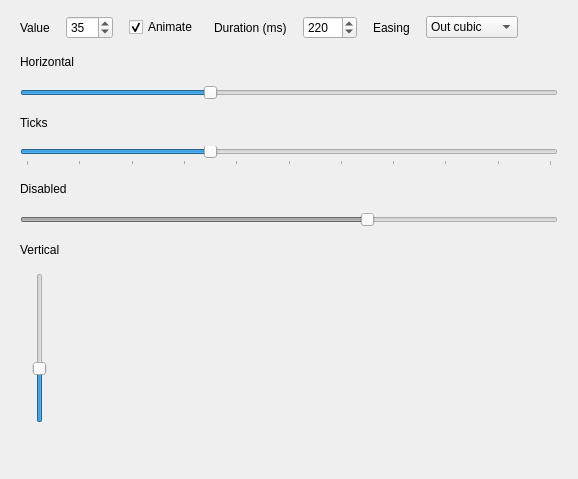
<?xml version="1.0" encoding="utf-8"?>
<ui version="4.0">
 <class>SlidersPage</class>
 <widget class="QWidget" name="SlidersPage">
  <layout class="QVBoxLayout" name="slidersPageLayout">
   <property name="spacing">
    <number>16</number>
   </property>
   <property name="leftMargin">
    <number>20</number>
   </property>
   <property name="topMargin">
    <number>16</number>
   </property>
   <property name="rightMargin">
    <number>20</number>
   </property>
   <property name="bottomMargin">
    <number>16</number>
   </property>
   <item>
    <layout class="QHBoxLayout" name="sliderSettingsLayout">
     <item>
      <widget class="QLabel" name="sliderTargetLabel">
       <property name="text">
        <string>Value</string>
       </property>
      </widget>
     </item>
     <item>
      <widget class="QSpinBox" name="sliderTargetSpin">
       <property name="maximum">
        <number>100</number>
       </property>
       <property name="value">
        <number>35</number>
       </property>
      </widget>
     </item>
     <item>
      <widget class="QCheckBox" name="sliderAnimationCheck">
       <property name="text">
        <string>Animate</string>
       </property>
       <property name="checked">
        <bool>true</bool>
       </property>
      </widget>
     </item>
     <item>
      <widget class="QLabel" name="sliderDurationLabel">
       <property name="text">
        <string>Duration (ms)</string>
       </property>
      </widget>
     </item>
     <item>
      <widget class="QSpinBox" name="sliderDurationSpin">
       <property name="maximum">
        <number>2000</number>
       </property>
       <property name="singleStep">
        <number>25</number>
       </property>
       <property name="value">
        <number>220</number>
       </property>
      </widget>
     </item>
     <item>
      <widget class="QLabel" name="sliderCurveLabel">
       <property name="text">
        <string>Easing</string>
       </property>
      </widget>
     </item>
     <item>
      <widget class="QComboBox" name="sliderCurveCombo">
       <item>
        <property name="text">
         <string>Out cubic</string>
        </property>
       </item>
       <item>
        <property name="text">
         <string>Linear</string>
        </property>
       </item>
       <item>
        <property name="text">
         <string>In-out cubic</string>
        </property>
       </item>
       <item>
        <property name="text">
         <string>Out quart</string>
        </property>
       </item>
      </widget>
     </item>
     <item>
      <spacer name="sliderSettingsSpacer">
       <property name="orientation">
        <enum>Qt::Horizontal</enum>
       </property>
       <property name="sizeHint" stdset="0">
        <size>
         <width>40</width>
         <height>20</height>
        </size>
       </property>
      </spacer>
     </item>
    </layout>
   </item>
   <item>
    <widget class="QLabel" name="sliderHorizontalLabel">
     <property name="text">
      <string>Horizontal</string>
     </property>
    </widget>
   </item>
   <item>
    <widget class="Slider" name="sliderHorizontal">
     <property name="orientation">
      <enum>Qt::Horizontal</enum>
     </property>
     <property name="maximum">
      <number>100</number>
     </property>
     <property name="value">
      <number>35</number>
     </property>
    </widget>
   </item>
   <item>
    <widget class="QLabel" name="sliderTicksLabel">
     <property name="text">
      <string>Ticks</string>
     </property>
    </widget>
   </item>
   <item>
    <widget class="Slider" name="sliderTicks">
     <property name="orientation">
      <enum>Qt::Horizontal</enum>
     </property>
     <property name="maximum">
      <number>100</number>
     </property>
     <property name="value">
      <number>35</number>
     </property>
     <property name="tickPosition">
      <enum>QSlider::TicksBelow</enum>
     </property>
     <property name="tickInterval">
      <number>10</number>
     </property>
    </widget>
   </item>
   <item>
    <widget class="QLabel" name="sliderDisabledLabel">
     <property name="text">
      <string>Disabled</string>
     </property>
    </widget>
   </item>
   <item>
    <widget class="Slider" name="sliderDisabled">
     <property name="orientation">
      <enum>Qt::Horizontal</enum>
     </property>
     <property name="maximum">
      <number>100</number>
     </property>
     <property name="value">
      <number>65</number>
     </property>
     <property name="enabled">
      <bool>false</bool>
     </property>
    </widget>
   </item>
   <item>
    <widget class="QLabel" name="sliderVerticalLabel">
     <property name="text">
      <string>Vertical</string>
     </property>
    </widget>
   </item>
   <item>
    <layout class="QHBoxLayout" name="sliderVerticalLayout">
     <item>
      <widget class="Slider" name="sliderVertical">
       <property name="minimumSize">
        <size>
         <width>40</width>
         <height>150</height>
        </size>
       </property>
       <property name="maximumSize">
        <size>
         <width>40</width>
         <height>16777215</height>
        </size>
       </property>
       <property name="orientation">
        <enum>Qt::Vertical</enum>
       </property>
       <property name="maximum">
        <number>100</number>
       </property>
       <property name="value">
        <number>35</number>
       </property>
      </widget>
     </item>
     <item>
      <spacer name="sliderVerticalSpacer">
       <property name="orientation">
        <enum>Qt::Horizontal</enum>
       </property>
       <property name="sizeHint" stdset="0">
        <size>
         <width>40</width>
         <height>20</height>
        </size>
       </property>
      </spacer>
     </item>
    </layout>
   </item>
   <item>
    <spacer name="slidersContentSpacer">
     <property name="orientation">
      <enum>Qt::Vertical</enum>
     </property>
     <property name="sizeHint" stdset="0">
      <size>
       <width>20</width>
       <height>40</height>
      </size>
     </property>
    </spacer>
   </item>
  </layout>
 </widget>
 <customwidgets>
  <customwidget>
   <class>Slider</class>
   <extends>QSlider</extends>
   <header>animatedwidgets/sliders/slider.h</header>
  </customwidget>
 </customwidgets>
 <connections />
</ui>
